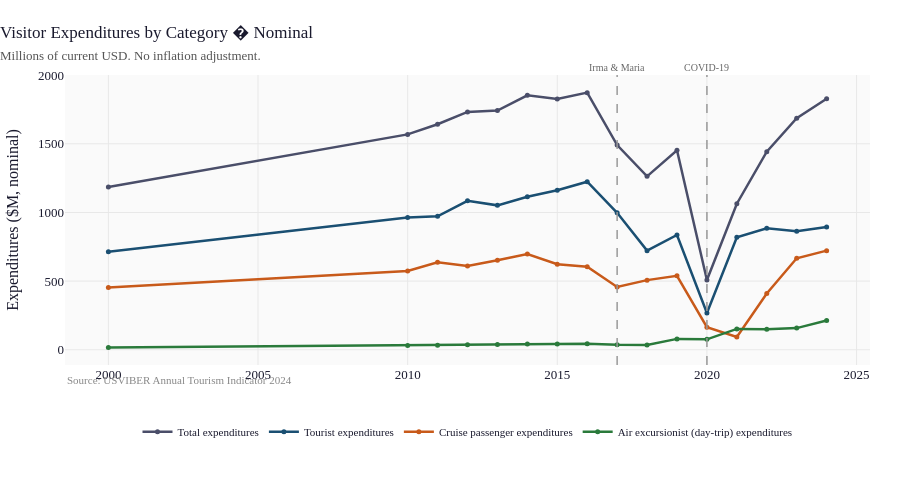

This figure's notebook cell:
### Markdown cell above
---
## 4. Visitor Expenditures (Nominal)

### Code cell
fig = line_chart(
    tour,
    x="year",
    y=[
        "expenditures_total",
        "expenditures_tourists",
        "expenditures_cruise_passengers",
        "expenditures_air_excursionists",
    ],
    names=[
        "Total expenditures",
        "Tourist expenditures",
        "Cruise passenger expenditures",
        "Air excursionist (day-trip) expenditures",
    ],
    colors=[
        PALETTE["total"],
        PALETTE["tourists"],
        PALETTE["cruise"],
        PALETTE["air_excursionist"],
    ],
    title="Visitor Expenditures by Category � Nominal",
    subtitle="Millions of current USD. No inflation adjustment.",
    y_label="Expenditures ($M, nominal)",
    source="USVIBER Annual Tourism Indicator 2024",
    shock_x=[2017, 2020],
    mode="lines+markers",
)
fig.show()

### Figure 1 — Plotly figure (JSON) as saved in the notebook; plotly's stock layout.template omitted (floating-point values rounded to 4 significant figures)
{"data": [{"line": {"color": "#4a4e69", "width": 2.5}, "marker": {"size": 5}, "mode": "lines+markers", "name": "Total expenditures", "type": "scatter", "x": [2000, 2010, 2011, 2012, 2013, 2014, 2015, 2016, 2017, 2018, 2019, 2020, 2021, 2022, 2023, 2024], "y": [1186.0, 1569.0, 1642.0, 1733.0, 1742.0, 1853.0, 1827.0, 1873.0, 1491.0, 1263.0, 1454.0, 508.3, 1064.0, 1443.0, 1687.0, 1828.0]}, {"line": {"color": "#1a4f72", "width": 2.5}, "marker": {"size": 5}, "mode": "lines+markers", "name": "Tourist expenditures", "type": "scatter", "x": [2000, 2010, 2011, 2012, 2013, 2014, 2015, 2016, 2017, 2018, 2019, 2020, 2021, 2022, 2023, 2024], "y": [714.7, 962.5, 972.5, 1085.0, 1052.0, 1114.0, 1162.0, 1224.0, 997.7, 722.0, 835.9, 268.1, 819.1, 884.3, 862.5, 893.7]}, {"line": {"color": "#c85a1a", "width": 2.5}, "marker": {"size": 5}, "mode": "lines+markers", "name": "Cruise passenger expenditures", "type": "scatter", "x": [2000, 2010, 2011, 2012, 2013, 2014, 2015, 2016, 2017, 2018, 2019, 2020, 2021, 2022, 2023, 2024], "y": [454.0, 574.2, 637.1, 611.0, 651.7, 697.8, 623.6, 605.0, 457.6, 507.2, 538.5, 164.4, 92.6, 409.5, 666.4, 722.0]}, {"line": {"color": "#2a7a3b", "width": 2.5}, "marker": {"size": 5}, "mode": "lines+markers", "name": "Air excursionist (day-trip) expenditures", "type": "scatter", "x": [2000, 2010, 2011, 2012, 2013, 2014, 2015, 2016, 2017, 2018, 2019, 2020, 2021, 2022, 2023, 2024], "y": [17.4, 31.9, 32.8, 36.6, 39.0, 41.1, 41.3, 44.0, 35.9, 34.1, 79.2, 75.8, 152.1, 148.9, 157.7, 212.7]}], "layout": {"annotations": [{"showarrow": false, "text": "<span style='color:#888;font-size:11px'>Source: USVIBER Annual Tourism Indicator 2024</span>", "x": 0, "xanchor": "left", "xref": "paper", "y": -0.08, "yref": "paper"}, {"font": {"color": "#666", "size": 10}, "showarrow": false, "text": "Irma & Maria", "x": 2017, "xanchor": "center", "xref": "x", "y": 1, "yanchor": "bottom", "yref": "y domain"}, {"font": {"color": "#666", "size": 10}, "showarrow": false, "text": "COVID-19", "x": 2020, "xanchor": "center", "xref": "x", "y": 1, "yanchor": "bottom", "yref": "y domain"}], "height": 480, "shapes": [{"line": {"color": "#999999", "dash": "dash", "width": 1.5}, "type": "line", "x0": 2017, "x1": 2017, "xref": "x", "y0": 0, "y1": 1, "yref": "y domain"}, {"line": {"color": "#999999", "dash": "dash", "width": 1.5}, "type": "line", "x0": 2020, "x1": 2020, "xref": "x", "y0": 0, "y1": 1, "yref": "y domain"}], "title": {"font": {"size": 17}, "text": "Visitor Expenditures by Category � Nominal<br><span style='font-size:13px;color:#555'>Millions of current USD. No inflation adjustment.</span>", "x": 0}, "width": 900, "xaxis": {"title": {"text": ""}}, "yaxis": {"title": {"text": "Expenditures ($M, nominal)"}}}}
